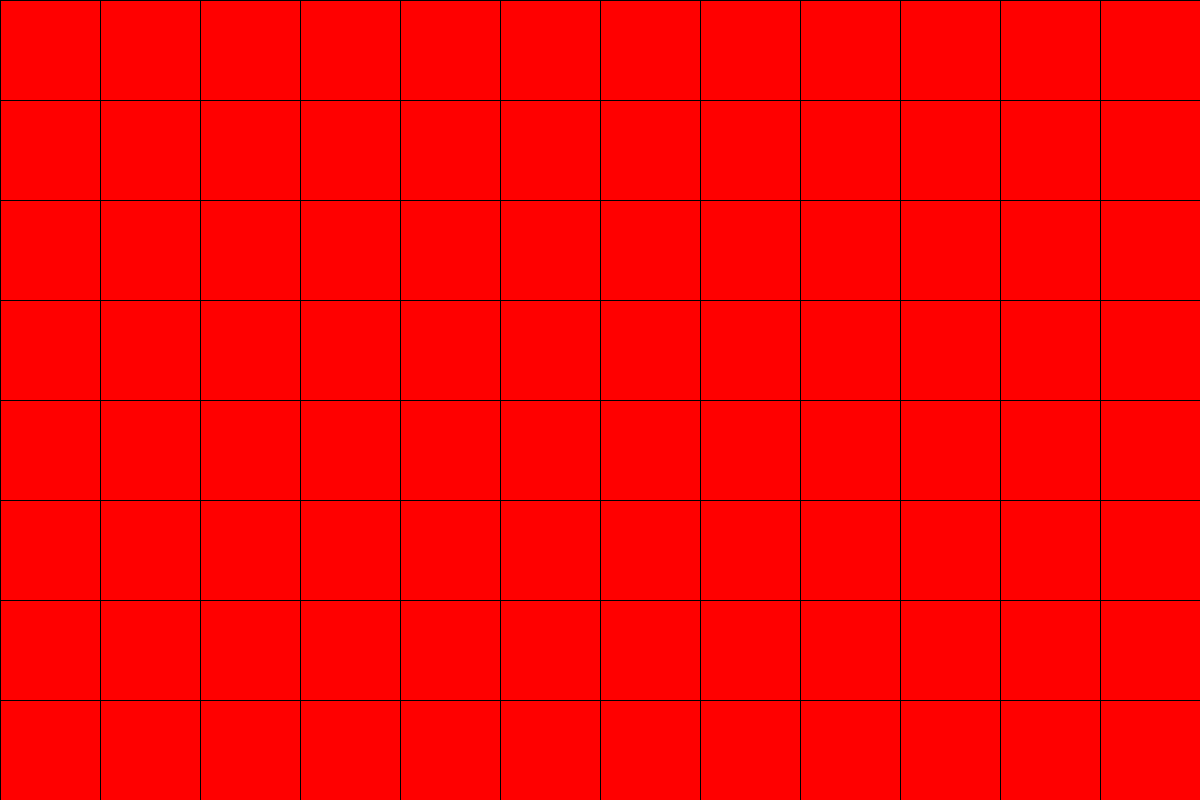
Frame 1 (no input)
Frame 60 (the mouse pressed at the canvas centre just before this capture): identical to frame 1, image omitted
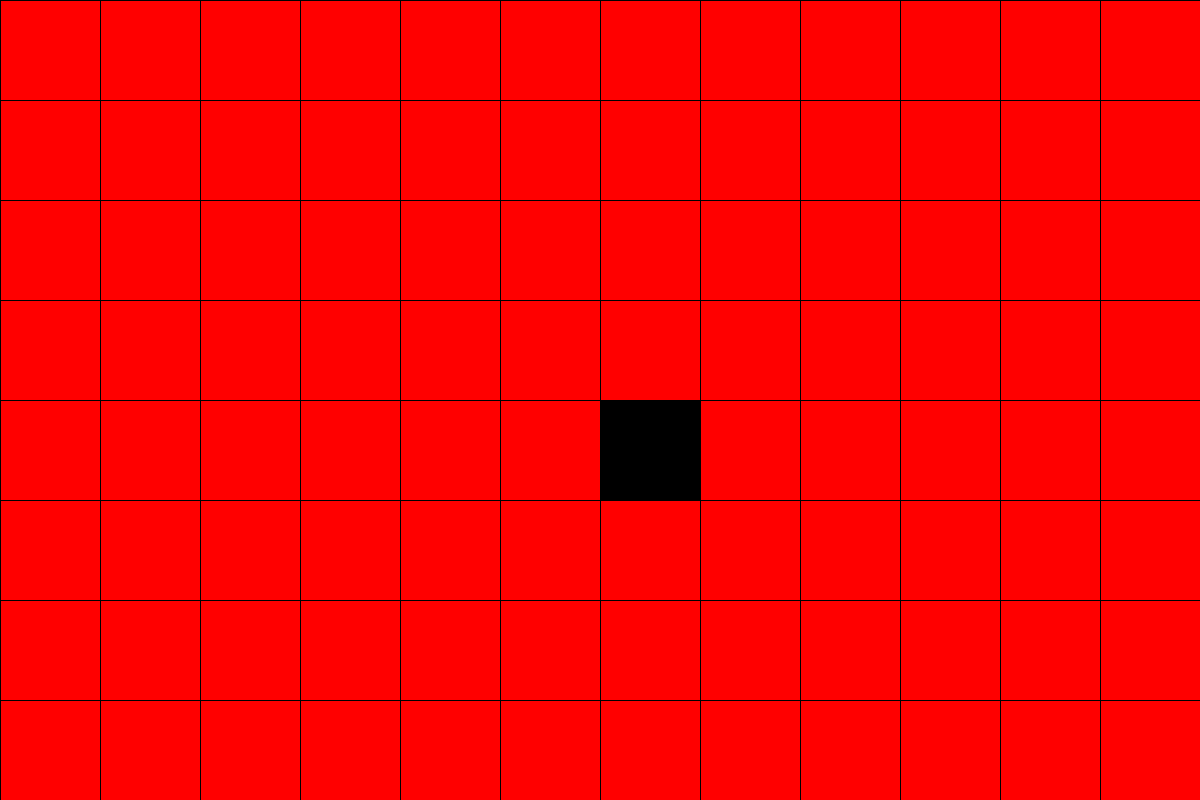
Frame 120 (the mouse held since frame 60 and released just before this capture)

The Processing sketch that drew these frames (run headless with seeded random() and noise(); from frame 60 on, the mouse is pressed at the canvas centre):

// Processing sketch: prototipoProcessing
// ── prototipoProcessing.pde
// prototipo processing


color apagado;
color prendido;

int columnas = 12;
int filas = 8;

int[][] grilla = new int[12][8];


void setup() {
  size(1200, 800);

  apagado = color(0, 0, 0);
  prendido = color(255, 0, 0);

  // partir todo apagado
  for (int x = 0; x < columnas; x++) {
    for (int y = 0; y < filas; y++) {
      grilla[x][y] = 1;
    }
  }
  //noStroke();
  textAlign(CENTER, CENTER);
}

void draw() {
  // fondo negro

  // recorrer cada columna
  // recorrer cada fila
  // vamos a revisar la grilla
  // vamos a pintar segun eso

  for (int x = 0; x < columnas; x++) {
    for (int y = 0; y < filas; y++) {
      if (grilla[x][y] == 0) {
        fill(apagado);
      } else {
        fill(prendido);
      }
      rect(
        x*100,
        y*100,
        100,
        100
        );

    }
  }
}

void mousePressed() {
  int x = mouseX / 100;
  int y = mouseY / 100;

  // evitar errores fuera de la grilla
  if (x >= 0 && x < columnas && y >= 0 && y < filas) {
    // toggle: 1 -> 0, 0 -> 1
    grilla[x][y] = 1 - grilla[x][y];
  }
}
